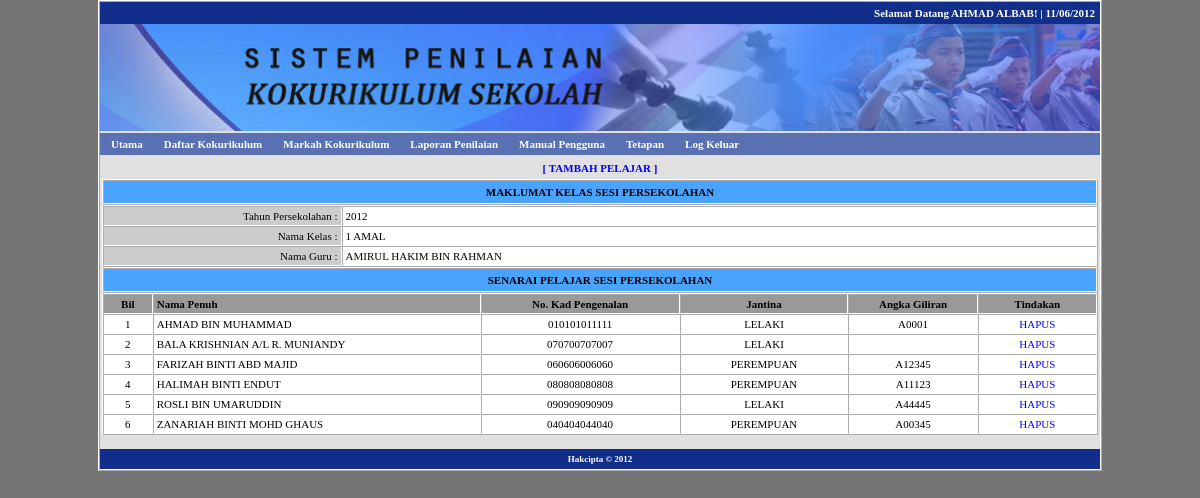
/sesi.php?menu=pelajar&id=1 (signed in), run on the app's committed database.
### tables this page shows
CREATE TABLE IF NOT EXISTS `user` (
  `uid` int(11) NOT NULL AUTO_INCREMENT,
  `ulevel` int(1) NOT NULL DEFAULT '3',
  `unokp` varchar(12) NOT NULL,
  `upass` varchar(32) NOT NULL,
  `unama` varchar(255) NOT NULL,
  `ujawatan` varchar(255) NOT NULL,
  PRIMARY KEY (`uid`)
);

CREATE TABLE IF NOT EXISTS `sesikelas` (
  `sidk` int(11) NOT NULL AUTO_INCREMENT,
  `tahun` int(4) NOT NULL,
  `kid` int(11) NOT NULL,
  `unokp` varchar(12) NOT NULL,
  PRIMARY KEY (`sidk`),
  KEY `kid` (`kid`),
  KEY `tahun` (`tahun`)
);

CREATE TABLE IF NOT EXISTS `tahun` (
  `tid` int(11) NOT NULL AUTO_INCREMENT,
  `tahun` int(4) NOT NULL,
  PRIMARY KEY (`tid`)
);

CREATE TABLE IF NOT EXISTS `kelas` (
  `kid` int(11) NOT NULL AUTO_INCREMENT,
  `kelas` varchar(255) NOT NULL,
  PRIMARY KEY (`kid`)
);

CREATE TABLE IF NOT EXISTS `sesipelajar` (
  `sidp` int(11) NOT NULL AUTO_INCREMENT,
  `sidk` int(11) NOT NULL,
  `pnokp` varchar(12) NOT NULL,
  `uniform` int(11) NOT NULL,
  `jawatan1` varchar(255) NOT NULL,
  `jawat1` int(2) NOT NULL,
  `penglibatan1` varchar(255) NOT NULL,
  `libat1` int(2) NOT NULL,
  `pencapaian1` varchar(255) NOT NULL,
  `capai1` int(2) NOT NULL,
  `hadir2` int(2) NOT NULL,
  `hadir3` int(2) NOT NULL,
  `markah1` int(3) NOT NULL,
  `gred1` char(1) NOT NULL,
  `kelab` int(11) NOT NULL,
  `jawatan2` varchar(255) NOT NULL,
  `jawat2` int(2) NOT NULL,
  `penglibatan2` varchar(255) NOT NULL,
  `libat2` int(2) NOT NULL,
  `pencapaian2` varchar(255) NOT NULL,
  `capai2` int(2) NOT NULL,
  `hadir5` int(2) NOT NULL,
  `hadir6` int(2) NOT NULL,
  `markah2` int(3) NOT NULL,
  `gred2` char(1) NOT NULL,
  `sukan` int(11) NOT NULL,
  `jawatan3` varchar(255) NOT NULL,
  `jawat3` int(2) NOT NULL,
  `penglibatan3` varchar(255) NOT NULL,
  `libat3` int(2) NOT NULL,
  `pencapaian3` varchar(255) NOT NULL,
  `capai3` int(2) NOT NULL,
  `hadir8` int(2) NOT NULL,
  `hadir9` int(2) NOT NULL,
  `markah3` int(3) NOT NULL,
  `gred3` char(1) NOT NULL,
  `bonus` varchar(255) NOT NULL,
  `bns` int(2) NOT NULL,
  `markah` varchar(6) NOT NULL,
  `gred` char(1) NOT NULL,
  PRIMARY KEY (`sidp`)
);

CREATE TABLE IF NOT EXISTS `pelajar` (
  `pid` int(11) NOT NULL AUTO_INCREMENT,
  `pnokp` varchar(12) NOT NULL,
  `pnama` varchar(255) NOT NULL,
  `pjantina` varchar(50) NOT NULL,
  `pnogiliran` varchar(50) NOT NULL,
  PRIMARY KEY (`pid`)
);

### inc/fungsi.php (called while the page is built, shortened)
<?php
function semakSlash($input) {
	if(!get_magic_quotes_gpc()) {
		$input = mysql_real_escape_string($input);
	}
	return $input;
}
function input1($str) {
	$str = htmlentities(strtoupper(trim(semakSlash($str))));
	return $str;
}
function output1($str) {
	if(!get_magic_quotes_gpc()) {
		$str = stripslashes($str);
	}
	return $str;
}
if (!empty($_SESSION['user'])) {
	$sm = "SELECT * FROM user
		WHERE unokp = '" . input1($_SESSION['user']) . "'
		ORDER BY unokp ASC
	";
	$dm = mysql_query($sm);
	$tm = mysql_fetch_array($dm);
}
?>

### tmp/sesi_pelajar.php (the view, shortened to what this page needs)
<table width="100%" border="0" cellpadding="2" cellspacing="0">
  <tr>
    <td width="100%" align="center" valign="top">
      <?php
	  $s = "SELECT s.*, t.*, k.*
		FROM sesikelas AS s, tahun AS t, kelas AS k
		WHERE s.tahun = t.tahun
		AND s.kid = k.kid
		AND s.sidk = '" . input1($_GET['id']) . "'
		ORDER BY s.sidk ASC
	  ";
	  $d = mysql_query($s);
	  if (mysql_num_rows($d) == 1) {
		  $t = mysql_fetch_array($d);
		  ?>
      	  <table width="70%" border="0" cellspacing="0" cellpadding="5">
            <tr>
              <td align="center" class="tkmenu3">[ <a href="sesi.php?menu=kemaskinipelajar&id=<?php echo $t['sidk']; ?>">TAMBAH PELAJAR</a> ]</td>
            </tr>
          </table>
          <table width="100%" border="1" cellspacing="0" cellpadding="5">
            <tr>
              <td align="center" bgcolor="#49A3FF" class="tkmenu2">MAKLUMAT KELAS SESI PERSEKOLAHAN</td>
            </tr>
          </table>
          <table width="100%" border="1" cellspacing="0" cellpadding="3" class="table2">
            <tr>
              <td width="24%" align="right" valign="middle" bgcolor="#CCCCCC">Tahun Persekolahan :</td>
              <td width="76%" align="left" valign="middle"><?php echo $t['tahun']; ?></td>
            </tr>
            <tr>
              <td align="right" valign="middle" bgcolor="#CCCCCC">Nama Kelas :</td>
              <td align="left" valign="middle"><?php echo $t['kelas']; ?></td>
            </tr>
            <tr>
              <td align="right" valign="middle" bgcolor="#CCCCCC">Nama Guru :</td>
              <td align="left" valign="middle">
				<?php
				$sx = "SELECT * FROM user
					WHERE unokp = '" . input1($t['unokp']) . "'
					ORDER BY unokp ASC
				";
				$dx = mysql_query($sx);
				$tx = mysql_fetch_array($dx);
				echo output1($tx['unama']);
				?>
			  </td>
            </tr>
          </table>
      <table width="100%" border="1" cellspacing="0" cellpadding="5">
            <tr>
              <td align="center" bgcolor="#49A3FF" class="tkmenu2">SENARAI PELAJAR SESI PERSEKOLAHAN</td>
            </tr>
          </table>
          <table width="100%" border="1" cellspacing="0" cellpadding="3" class="table2">
            <tr class="tkmenu2">
              <td width="5%" align="center" valign="middle" bgcolor="#999999">Bil</td>
              <td width="33%" align="left" valign="middle" bgcolor="#999999">Nama Penuh</td>
              <td width="20%" align="center" valign="middle" bgcolor="#999999">No. Kad Pengenalan</td>
              <td width="17%" align="center" valign="middle" bgcolor="#999999">Jantina</td>
              <td width="13%" align="center" valign="middle" bgcolor="#999999">Angka Giliran</td>
              <td width="12%" align="center" valign="middle" bgcolor="#999999">Tindakan</td>
            </tr>
          <?php
		  $sx = "SELECT s.*, p.*
		  	FROM sesipelajar AS s, pelajar AS p
			WHERE s.pnokp = p.pnokp
			AND sidk = '".input1($t['sidk'])."'
			ORDER BY p.pnama ASC
		  ";
		  $dx = mysql_query($sx);
		  $n = 0;
		  while ($tx = mysql_fetch_array($dx)) {
			  $n = $n + 1;
			  ?>
              <tr>
                <td align="center" valign="middle"><?php echo $n; ?></td>
                <td align="left" valign="middle"><?php echo output1($tx['pnama']); ?></td>
                <td align="center" valign="top"><?php echo output1($tx['pnokp']); ?></td>
                <td align="center" valign="top"><?php echo output1($tx['pjantina']); ?></td>
                <td align="center" valign="top"><?php if (!empty($tx['pnogiliran'])) { echo output1($tx['pnogiliran']); } else { echo "&nbsp;"; } ?></td>
                <td align="center" valign="middle"><a href="sesi.php?menu=kemaskinipelajar&di=<?php echo $tx['sidp']; ?>">HAPUS</a></td>
              </tr>
          <?php
		  }
			  ?>
        </table>
      <?php
	  }
	  else {
		  echo '<meta http-equiv="Refresh" content="0;url=sesi.php?menu=senarai">';
	  }
	  ?>
    <br></td>
  </tr>
</table>

### tmp/header.php (shortened to what this page needs)
<!DOCTYPE HTML>
<html>
<head>
<link rel="stylesheet" type="text/css" href="files/style.css">
</head>
<body>
<table width="1000" border="1" align="center" cellpadding="0" cellspacing="0">
  <tr>
    <td>
    <table width="100%" border="0" cellpadding="5" cellspacing="0">
      <tr>
        <td align="right" bgcolor="#112F8A" class="tkmenu">Selamat Datang<?php if (isset($_SESSION['user'])) { echo " " . output1($tm['unama']); } ?>! | <?php echo date("d/m/Y"); ?> </td>
      </tr>
    </table>
    <table width="100%" border="0" cellpadding="0" cellspacing="0">
      <tr>
        <td align="center"><img src="files/banner.png" width="1000"></td>
      </tr>
    </table>
    <table width="100%" border="0" cellpadding="5" cellspacing="0">
      <tr>
        <td align="left" bgcolor="#5970B2" class="tkmenu">
			<ul id="sddm">
				<li><a href="index.php" onmouseover="mopen('m1')" onmouseout="mclosetime()">Utama</a></li>
                <?php
				if (isset($_SESSION['user'])) {
					?>
                    <li><a href="daftar.php?menu=senarai" onmouseover="mopen('m2')" onmouseout="mclosetime()">Daftar Kokurikulum</a></li>
                    <li><a href="markah.php?menu=senarai" onmouseover="mopen('m3')" onmouseout="mclosetime()">Markah Kokurikulum</a></li>
                    <li><a href="laporan.php?menu=senarai" onmouseover="mopen('m4')" onmouseout="mclosetime()">Laporan Penilaian</a></li>
                <?php
				}
				?>
				<li><a href="manual.php" onmouseover="mopen('m6')" onmouseout="mclosetime()">Manual Pengguna</a></li>
                <?php
				if (isset($_SESSION['user'])) {
					if ($tm['ulevel'] == 1) {
						?>
						<li>
							<a href="#" onmouseover="mopen('m7')" onmouseout="mclosetime()">Tetapan</a>
						</li>
					<?php
					}
					?>
					<li><a href="profil.php?menu=logout" onmouseover="mopen('m8')" onmouseout="mclosetime()">Log Keluar</a></li>
                <?php
				}
				?>
			</ul>
        </td>
      </tr>
    </table>

### files/style.css (style rules this page uses)
BODY { background: #757575; color: #000000; font-size: 11px; font-family: Tahoma, Verdana; margin: 0px; }
A:link { color: #0000FF; text-decoration: none; }
TABLE { background: #E0E0E0; border-color: #FFFFFF; }
.table2 { background: #FFFFFF; }
.tkmenu { font-weight: bold; color: #FFFFFF; }
.tkmenu2 { font-weight: bold; }
.tkmenu3 { color: #0000FF; font-weight: bold; }
#sddm { margin: 0 -4px; padding: 0; z-index: 30 }
#sddm li { margin: 0; padding: 0; list-style: none; float: left; }
#sddm li a { margin: 0 1px 0 0; padding: 4px 10px; width: 70px; background: #5970B2; color: #FFFFFF; text-align: center; text-decoration: none }

### data on the page
user: unama "AHMAD ALBAB"
sesikelas: tahun.tahun "2012", kid.kelas "1 AMAL"
user: unama "AMIRUL HAKIM BIN RAHMAN"
sesipelajar: pelajar.pnama "AHMAD BIN MUHAMMAD", pelajar.pnokp "010101011111", pelajar.pjantina "LELAKI", pelajar.pnogiliran "A0001"
sesipelajar: pelajar.pnama "BALA KRISHNIAN A/L R. MUNIANDY", pelajar.pnokp "070700707007", pelajar.pjantina "LELAKI"
sesipelajar: pelajar.pnama "FARIZAH BINTI ABD MAJID", pelajar.pnokp "060606006060", pelajar.pjantina "PEREMPUAN", pelajar.pnogiliran "A12345"
sesipelajar: pelajar.pnama "HALIMAH BINTI ENDUT", pelajar.pnokp "080808080808", pelajar.pjantina "PEREMPUAN", pelajar.pnogiliran "A11123"
sesipelajar: pelajar.pnama "ROSLI BIN UMARUDDIN", pelajar.pnokp "090909090909", pelajar.pjantina "LELAKI", pelajar.pnogiliran "A44445"
sesipelajar: pelajar.pnama "ZANARIAH BINTI MOHD GHAUS", pelajar.pnokp "040404044040", pelajar.pjantina "PEREMPUAN", pelajar.pnogiliran "A00345"
